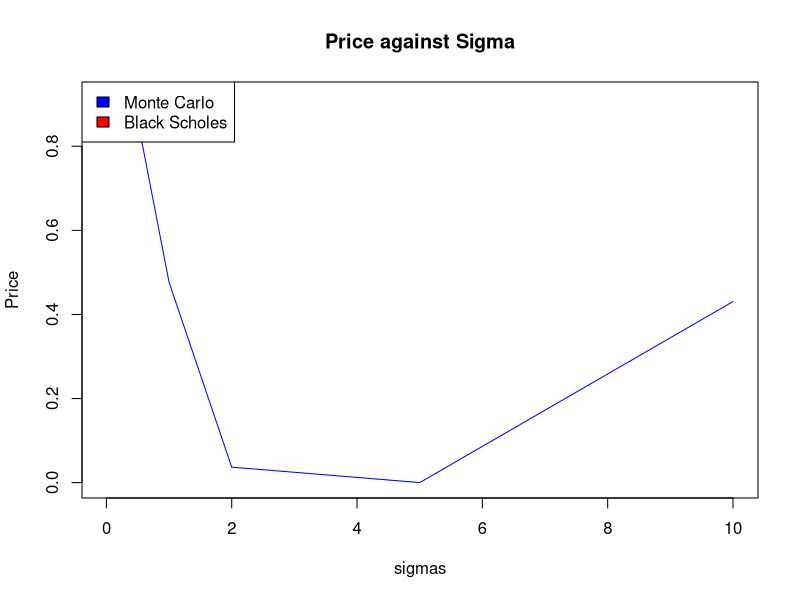

Here is the R script that generated this plot:
init_price <- 500
K <- 50 
r<- 0.0175
sigma <- 0.2
T <- 5
M <- 100
N <- 100

BS_V0 <- function(S_0, K, r, sigma, T){
  d2 <- (log(S_0/K) + (r - sigma^2/2)*T)/(sigma * sqrt(T)) 
  print(sigma)
  res <- pnorm(d2) * exp(-r * T)
  return(res)
}


BS_P <- BS_V0(init_price, K, r, sigma, T)


MC_V0 <- function(S_0, K, r, sigma, T, N, M){
  payoff <- rep(0,M)
  for (i in 1:M){
    s <- S_0
    for (n in 1:N){
      s <- s + r*s*(T/N) + sigma * s * sample(c(-1,1), 1) * sqrt(T/N)
    }
    if (s>=K){
      payoff[[i]] <- 1
    } else {
      payoff[[i]] <- 0
    }
  }
  res <- (1 + r * (T/N))^-N * mean(payoff)
}


samplesMC <- rep(0, 10)

#test 
# for (i in 1:10){
#   data[[i]] <- MC_V0(init_price, K, r, sigma, T, 100, 100)
# }

#vary sigma
sigmas = c(0.01, 0.1, 0.2, 0.5, 1, 2, 5, 10)
priceMC = rep(0, length(sigmas))
priceBS = rep(0, length(sigmas))
for (i in 1:length(sigmas)){
  print(sigma[i])
  priceMC[[i]] <- MC_V0(init_price, K, r, sigmas[i], T, M, N)
  priceBS[[i]] <- BS_V0(init_price, K, r, sigma[i], T)
}
plot(sigmas, priceMC, main = "Price against Sigma", ylab="Price", type="l", col="blue")
lines(sigmas, priceBS, col="red")
legend("topleft", c("Monte Carlo", "Black Scholes"), fill = c("blue", "red"))



